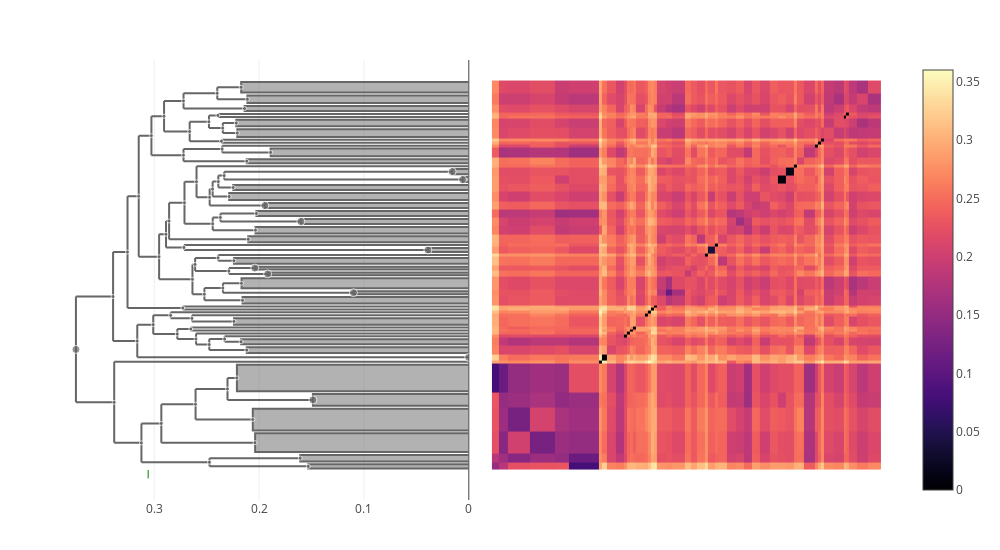

Source (notebook cell):
### Code cell
let taxon = "pseudomallei"
    trees[taxon] = cluster_annotate(cdata, taxon)
    plot(clustermap(cdata, trees[taxon]))
end

### Figure 1 — Plotly figure (JSON) as saved in the notebook; plotly's stock layout.template omitted (floating-point values rounded to 4 significant figures; data arrays with more than 128 entries replaced by an {"elided": "..."} marker saying what was removed)
{"data": [{"colorscale": {"elided": "256x2 mixed values"}, "type": "heatmap", "x": [0.5, 2.914, 6.15, 13.55, 22.04, 27.04, 37.15, 38.15, 40.15, 43.15, 45.88, 46.88, 47.88, 48.88, 49.88, 53.12, 54.12, 55.12, 56.12, 57.12, 60.35, 62.35, 66.82, 68.82, 70.82, 73.82, 74.82, 77.23, 78.23, 81.23, 84.47, 87.2, 89.93, 92.66, 96.11, 98.84, 101.6, 104.3, 105.3, 107.7, 111.4, 112.4, 113.4, 114.4, 118.0, 121.2, 122.2, 123.2, 126.0, 129.6, 134.2], "y": [0.5, 2.914, 6.15, 13.55, 22.04, 27.04, 37.15, 38.15, 40.15, 43.15, 45.88, 46.88, 47.88, 48.88, 49.88, 53.12, 54.12, 55.12, 56.12, 57.12, 60.35, 62.35, 66.82, 68.82, 70.82, 73.82, 74.82, 77.23, 78.23, 81.23, 84.47, 87.2, 89.93, 92.66, 96.11, 98.84, 101.6, 104.3, 105.3, 107.7, 111.4, 112.4, 113.4, 114.4, 118.0, 121.2, 122.2, 123.2, 126.0, 129.6, 134.2], "z": {"elided": "50x50 float values"}}, {"fill": "toself", "hoverinfo": "skip", "line": {"color": "#666666"}, "mode": "lines", "showlegend": false, "type": "scatter", "x": [0, 0.2026, 0.2026, 0], "xaxis": "x2", "y": [87.7, 87.7, 89.43, 89.43], "yaxis": "y"}, {"fill": "toself", "hoverinfo": "skip", "line": {"color": "#666666"}, "mode": "lines", "showlegend": false, "type": "scatter", "x": [0, 0.2171, 0.2171, 0], "xaxis": "x2", "y": [130.1, 130.1, 133.7, 133.7], "yaxis": "y"}, {"hoverinfo": "skip", "line": {"color": "#666666"}, "mode": "lines", "showlegend": false, "type": "scatter", "x": [0.2389, 0.2389, null, 0.2389, 0.2247, null, 0.2389, 0.2333, null], "xaxis": "x2", "y": [97.48, 101.6, null, 97.48, 97.48, null, 101.6, 101.6, null], "yaxis": "y"}, {"hoverinfo": "skip", "line": {"color": "#666666"}, "mode": "lines", "showlegend": false, "type": "scatter", "x": [0.3255, 0.3255, null, 0.3255, 0.2727, null, 0.3255, 0.3148, null], "xaxis": "x2", "y": [56.12, 94.5, null, 56.12, 56.12, null, 94.5, 94.5, null], "yaxis": "y"}, {"hoverinfo": "skip", "line": {"color": "#666666"}, "mode": "lines", "showlegend": false, "type": "scatter", "x": [0.2521, 0.2521, null, 0.2521, 0.2158, null, 0.2521, 0.2345, null], "xaxis": "x2", "y": [58.73, 62.97, null, 58.73, 58.73, null, 62.97, 62.97, null], "yaxis": "y"}, {"hoverinfo": "skip", "line": {"color": "#666666"}, "mode": "lines", "showlegend": false, "type": "scatter", "x": [0.239, 0.239, null, 0.239, 0.224, null, 0.239, 0, null], "xaxis": "x2", "y": [72.32, 74.32, null, 72.32, 72.32, null, 74.32, 74.32, null], "yaxis": "y"}, {"hoverinfo": "skip", "line": {"color": "#666666"}, "mode": "lines", "showlegend": false, "type": "scatter", "x": [0.2858, 0.2858, null, 0.2858, 0.2103, null, 0.2858, 0.2712, null], "xaxis": "x2", "y": [79.73, 92.24, null, 79.73, 79.73, null, 92.24, 92.24, null], "yaxis": "y"}, {"hoverinfo": "skip", "line": {"color": "#666666"}, "mode": "lines", "showlegend": false, "type": "scatter", "x": [0.3382, 0.3382, null, 0.3382, 0.3122, null, 0.3382, 0, null], "xaxis": "x2", "y": [9.786, 37.65, null, 9.786, 9.786, null, 37.65, 37.65, null], "yaxis": "y"}, {"hoverinfo": "skip", "line": {"color": "#666666"}, "mode": "lines", "showlegend": false, "type": "scatter", "x": [0.261, 0.261, null, 0.261, 0.2287, null, 0.261, 0.239, null], "xaxis": "x2", "y": [68.82, 73.32, null, 68.82, 68.82, null, 73.32, 73.32, null], "yaxis": "y"}, {"hoverinfo": "skip", "line": {"color": "#666666"}, "mode": "lines", "showlegend": false, "type": "scatter", "x": [0.2346, 0.2346, null, 0.2346, 0.2208, null, 0.2346, 0.2217, null], "xaxis": "x2", "y": [116.2, 119.6, null, 116.2, 116.2, null, 119.6, 119.6, null], "yaxis": "y"}, {"hoverinfo": "skip", "line": {"color": "#666666"}, "mode": "lines", "showlegend": false, "type": "scatter", "x": [0.2954, 0.2954, null, 0.2954, 0.2636, null, 0.2954, 0.2888, null], "xaxis": "x2", "y": [65.96, 81.43, null, 65.96, 65.96, null, 81.43, 81.43, null], "yaxis": "y"}, {"hoverinfo": "skip", "line": {"color": "#666666"}, "mode": "lines", "showlegend": false, "type": "scatter", "x": [0.2597, 0.2597, null, 0.2597, 0.2471, null, 0.2597, 0, null], "xaxis": "x2", "y": [94.13, 104.8, null, 94.13, 94.13, null, 104.8, 104.8, null], "yaxis": "y"}, {"fill": "toself", "hoverinfo": "skip", "line": {"color": "#666666"}, "mode": "lines", "showlegend": false, "type": "scatter", "x": [0, 0.005904, 0.005904, 0], "xaxis": "x2", "y": [99.34, 99.34, 101.1, 101.1], "yaxis": "y"}, {"hoverinfo": "skip", "line": {"color": "#666666"}, "mode": "lines", "showlegend": false, "type": "scatter", "x": [0.2906, 0.2906, null, 0.2906, 0.2662, null, 0.2906, 0.2721, null], "xaxis": "x2", "y": [116.7, 127.2, null, 116.7, 116.7, null, 127.2, 127.2, null], "yaxis": "y"}, {"hoverinfo": "skip", "line": {"color": "#666666"}, "mode": "lines", "showlegend": false, "type": "scatter", "x": [0.2716, 0.2716, null, 0.2716, 0.03906, null, 0.2716, 0, null], "xaxis": "x2", "y": [76.02, 77.73, null, 76.02, 76.02, null, 77.73, 77.73, null], "yaxis": "y"}, {"hoverinfo": "skip", "line": {"color": "#666666"}, "mode": "lines", "showlegend": false, "type": "scatter", "x": [0.2712, 0.2712, null, 0.2712, 0.2442, null, 0.2712, 0.2597, null], "xaxis": "x2", "y": [85.02, 99.47, null, 85.02, 85.02, null, 99.47, 99.47, null], "yaxis": "y"}, {"hoverinfo": "skip", "line": {"color": "#666666"}, "mode": "lines", "showlegend": false, "type": "scatter", "x": [0.2471, 0.2471, null, 0.2471, 0.1945, null, 0.2471, 0.2443, null], "xaxis": "x2", "y": [91.3, 96.96, null, 91.3, 91.3, null, 96.96, 96.96, null], "yaxis": "y"}, {"fill": "toself", "hoverinfo": "skip", "line": {"color": "#666666"}, "mode": "lines", "showlegend": false, "type": "scatter", "x": [0, 0.2103, 0.2103, 0], "xaxis": "x2", "y": [78.73, 78.73, 80.73, 80.73], "yaxis": "y"}, {"fill": "toself", "hoverinfo": "skip", "line": {"color": "#666666"}, "mode": "lines", "showlegend": false, "type": "scatter", "x": [0, 0.01588, 0.01588, 0], "xaxis": "x2", "y": [102.1, 102.1, 103.8, 103.8], "yaxis": "y"}, {"hoverinfo": "skip", "line": {"color": "#666666"}, "mode": "lines", "showlegend": false, "type": "scatter", "x": [0.2301, 0.2301, null, 0.2301, 0.1487, null, 0.2301, 0.2212, null], "xaxis": "x2", "y": [24.54, 32.09, null, 24.54, 24.54, null, 32.09, 32.09, null], "yaxis": "y"}, {"hoverinfo": "skip", "line": {"color": "#666666"}, "mode": "lines", "showlegend": false, "type": "scatter", "x": [0.2473, 0.2473, null, 0.2473, 0.1531, null, 0.2473, 0.1607, null], "xaxis": "x2", "y": [1.707, 4.532, null, 1.707, 1.707, null, 4.532, 4.532, null], "yaxis": "y"}, {"hoverinfo": "skip", "line": {"color": "#666666"}, "mode": "lines", "showlegend": false, "type": "scatter", "x": [0.2359, 0.2359, null, 0.2359, 0, null, 0.2359, 0, null], "xaxis": "x2", "y": [112.9, 113.9, null, 112.9, 112.9, null, 113.9, 113.9, null], "yaxis": "y"}, {"fill": "toself", "hoverinfo": "skip", "line": {"color": "#666666"}, "mode": "lines", "showlegend": false, "type": "scatter", "x": [0, 0.1487, 0.1487, 0], "xaxis": "x2", "y": [22.54, 22.54, 26.54, 26.54], "yaxis": "y"}, {"fill": "toself", "hoverinfo": "skip", "line": {"color": "#666666"}, "mode": "lines", "showlegend": false, "type": "scatter", "x": [0, 0.000141, 0.000141, 0], "xaxis": "x2", "y": [38.65, 38.65, 39.65, 39.65], "yaxis": "y"}, {"fill": "toself", "hoverinfo": "skip", "line": {"color": "#666666"}, "mode": "lines", "showlegend": false, "type": "scatter", "x": [0, 0.2212, 0.2212, 0], "xaxis": "x2", "y": [27.54, 27.54, 36.65, 36.65], "yaxis": "y"}, {"hoverinfo": "skip", "line": {"color": "#666666"}, "mode": "lines", "showlegend": false, "type": "scatter", "x": [0.2932, 0.2932, null, 0.2932, 0.2038, null, 0.2932, 0.2606, null], "xaxis": "x2", "y": [9.852, 23.05, null, 9.852, 9.852, null, 23.05, 23.05, null], "yaxis": "y"}, {"hoverinfo": "skip", "line": {"color": "#666666"}, "mode": "lines", "showlegend": false, "type": "scatter", "x": [0.2393, 0.2393, null, 0.2393, 0, null, 0.2393, 0, null], "xaxis": "x2", "y": [121.7, 122.7, null, 121.7, 121.7, null, 122.7, 122.7, null], "yaxis": "y"}, {"fill": "toself", "hoverinfo": "skip", "line": {"color": "#666666"}, "mode": "lines", "showlegend": false, "type": "scatter", "x": [0, 0.2034, 0.2034, 0], "xaxis": "x2", "y": [81.73, 81.73, 83.97, 83.97], "yaxis": "y"}, {"hoverinfo": "skip", "line": {"color": "#666666"}, "mode": "lines", "showlegend": false, "type": "scatter", "x": [0.2443, 0.2443, null, 0.2443, 0.2285, null, 0.2443, 0.2389, null], "xaxis": "x2", "y": [94.39, 99.53, null, 94.39, 94.39, null, 99.53, 99.53, null], "yaxis": "y"}, {"fill": "toself", "hoverinfo": "skip", "line": {"color": "#666666"}, "mode": "lines", "showlegend": false, "type": "scatter", "x": [0, 0.1945, 0.1945, 0], "xaxis": "x2", "y": [90.43, 90.43, 92.16, 92.16], "yaxis": "y"}, {"hoverinfo": "skip", "line": {"color": "#666666"}, "mode": "lines", "showlegend": false, "type": "scatter", "x": [0.278, 0.278, null, 0.278, 0.2601, null, 0.278, 0.2651, null], "xaxis": "x2", "y": [45.46, 48.88, null, 45.46, 45.46, null, 48.88, 48.88, null], "yaxis": "y"}, {"hoverinfo": "skip", "line": {"color": "#666666"}, "mode": "lines", "showlegend": false, "type": "scatter", "x": [0.301, 0.301, null, 0.301, 0.278, null, 0.301, 0.2843, null], "xaxis": "x2", "y": [47.17, 53.59, null, 47.17, 47.17, null, 53.59, 53.59, null], "yaxis": "y"}, {"fill": "toself", "hoverinfo": "skip", "line": {"color": "#666666"}, "mode": "lines", "showlegend": false, "type": "scatter", "x": [0, 0.2111, 0.2111, 0], "xaxis": "x2", "y": [126.5, 126.5, 129.1, 129.1], "yaxis": "y"}, {"fill": "toself", "hoverinfo": "skip", "line": {"color": "#666666"}, "mode": "lines", "showlegend": false, "type": "scatter", "x": [0, 0.2117, 0.2117, 0], "xaxis": "x2", "y": [40.65, 40.65, 42.65, 42.65], "yaxis": "y"}, {"hoverinfo": "skip", "line": {"color": "#666666"}, "mode": "lines", "showlegend": false, "type": "scatter", "x": [0.2727, 0.2727, null, 0.2727, 0, null, 0.2727, 0, null], "xaxis": "x2", "y": [55.62, 56.62, null, 55.62, 55.62, null, 56.62, 56.62, null], "yaxis": "y"}, {"hoverinfo": "skip", "line": {"color": "#666666"}, "mode": "lines", "showlegend": false, "type": "scatter", "x": [0.2333, 0.2333, null, 0.2333, 0.005904, null, 0.2333, 0.01588, null], "xaxis": "x2", "y": [100.2, 102.9, null, 100.2, 100.2, null, 102.9, 102.9, null], "yaxis": "y"}, {"fill": "toself", "hoverinfo": "skip", "line": {"color": "#666666"}, "mode": "lines", "showlegend": false, "type": "scatter", "x": [0, 0.2117, 0.2117, 0], "xaxis": "x2", "y": [105.8, 105.8, 107.2, 107.2], "yaxis": "y"}, {"hoverinfo": "skip", "line": {"color": "#666666"}, "mode": "lines", "showlegend": false, "type": "scatter", "x": [0.2721, 0.2721, null, 0.2721, 0.2117, null, 0.2721, 0.2352, null], "xaxis": "x2", "y": [106.5, 110.7, null, 106.5, 106.5, null, 110.7, 110.7, null], "yaxis": "y"}, {"fill": "toself", "hoverinfo": "skip", "line": {"color": "#666666"}, "mode": "lines", "showlegend": false, "type": "scatter", "x": [0, 0.2041, 0.2041, 0], "xaxis": "x2", "y": [69.32, 69.32, 70.32, 70.32], "yaxis": "y"}, {"hoverinfo": "skip", "line": {"color": "#666666"}, "mode": "lines", "showlegend": false, "type": "scatter", "x": [0.2662, 0.2662, null, 0.2662, 0.2359, null, 0.2662, 0.2478, null], "xaxis": "x2", "y": [113.4, 120.1, null, 113.4, 113.4, null, 120.1, 120.1, null], "yaxis": "y"}, {"fill": "toself", "hoverinfo": "skip", "line": {"color": "#666666"}, "mode": "lines", "showlegend": false, "type": "scatter", "x": [0, 0.2239, 0.2239, 0], "xaxis": "x2", "y": [50.38, 50.38, 52.62, 52.62], "yaxis": "y"}, {"fill": "toself", "hoverinfo": "skip", "line": {"color": "#666666"}, "mode": "lines", "showlegend": false, "type": "scatter", "x": [0, 0.03906, 0.03906, 0], "xaxis": "x2", "y": [75.32, 75.32, 76.73, 76.73], "yaxis": "y"}, {"hoverinfo": "skip", "line": {"color": "#666666"}, "mode": "lines", "showlegend": false, "type": "scatter", "x": [0.2399, 0.2399, null, 0.2399, 0.2111, null, 0.2399, 0.2171, null], "xaxis": "x2", "y": [127.8, 131.9, null, 127.8, 127.8, null, 131.9, 131.9, null], "yaxis": "y"}, {"hoverinfo": "skip", "line": {"color": "#666666"}, "mode": "lines", "showlegend": false, "type": "scatter", "x": [0.2721, 0.2721, null, 0.2721, 0.2139, null, 0.2721, 0.2399, null], "xaxis": "x2", "y": [124.6, 129.9, null, 124.6, 124.6, null, 129.9, 129.9, null], "yaxis": "y"}, {"fill": "toself", "hoverinfo": "skip", "line": {"color": "#666666"}, "mode": "lines", "showlegend": false, "type": "scatter", "x": [0, 0.1602, 0.1602, 0], "xaxis": "x2", "y": [84.97, 84.97, 86.7, 86.7], "yaxis": "y"}, {"fill": "toself", "hoverinfo": "skip", "line": {"color": "#666666"}, "mode": "lines", "showlegend": false, "type": "scatter", "x": [0, 0.1531, 0.1531, 0], "xaxis": "x2", "y": [1, 1, 2.414, 2.414], "yaxis": "y"}, {"hoverinfo": "skip", "line": {"color": "#666666"}, "mode": "lines", "showlegend": false, "type": "scatter", "x": [0.3393, 0.3393, null, 0.3393, 0.3162, null, 0.3393, 0.3255, null], "xaxis": "x2", "y": [44.76, 75.31, null, 44.76, 44.76, null, 75.31, 75.31, null], "yaxis": "y"}, {"hoverinfo": "skip", "line": {"color": "#666666"}, "mode": "lines", "showlegend": false, "type": "scatter", "x": [0.2888, 0.2888, null, 0.2888, 0.2716, null, 0.2888, 0.2858, null], "xaxis": "x2", "y": [76.88, 85.99, null, 76.88, 76.88, null, 85.99, 85.99, null], "yaxis": "y"}, {"fill": "toself", "hoverinfo": "skip", "line": {"color": "#666666"}, "mode": "lines", "showlegend": false, "type": "scatter", "x": [0, 0.2217, 0.2217, 0], "xaxis": "x2", "y": [118.5, 118.5, 120.7, 120.7], "yaxis": "y"}, {"hoverinfo": "skip", "line": {"color": "#666666"}, "mode": "lines", "showlegend": false, "type": "scatter", "x": [0.2345, 0.2345, null, 0.2345, 0.11, null, 0.2345, 0.2168, null], "xaxis": "x2", "y": [61.35, 64.58, null, 61.35, 61.35, null, 64.58, 64.58, null], "yaxis": "y"}, {"fill": "toself", "hoverinfo": "skip", "line": {"color": "#666666"}, "mode": "lines", "showlegend": false, "type": "scatter", "x": [0, 0.2139, 0.2139, 0], "xaxis": "x2", "y": [123.7, 123.7, 125.5, 125.5], "yaxis": "y"}, {"hoverinfo": "skip", "line": {"color": "#666666"}, "mode": "lines", "showlegend": false, "type": "scatter", "x": [0.2601, 0.2601, null, 0.2601, 0.2475, null, 0.2601, 0, null], "xaxis": "x2", "y": [43.55, 47.38, null, 43.55, 43.55, null, 47.38, 47.38, null], "yaxis": "y"}, {"hoverinfo": "skip", "line": {"color": "#666666"}, "mode": "lines", "showlegend": false, "type": "scatter", "x": [0.2369, 0.2369, null, 0.2369, 0.1602, null, 0.2369, 0.2026, null], "xaxis": "x2", "y": [85.83, 88.56, null, 85.83, 85.83, null, 88.56, 88.56, null], "yaxis": "y"}, {"hoverinfo": "skip", "line": {"color": "#666666"}, "mode": "lines", "showlegend": false, "type": "scatter", "x": [0.2328, 0.2328, null, 0.2328, 0.2171, null, 0.2328, 0, null], "xaxis": "x2", "y": [44.51, 46.38, null, 44.51, 44.51, null, 46.38, 46.38, null], "yaxis": "y"}, {"hoverinfo": "skip", "line": {"color": "#666666"}, "mode": "lines", "showlegend": false, "type": "scatter", "x": [0.2843, 0.2843, null, 0.2843, 0.264, null, 0.2843, 0, null], "xaxis": "x2", "y": [52.56, 54.62, null, 52.56, 52.56, null, 54.62, 54.62, null], "yaxis": "y"}, {"fill": "toself", "hoverinfo": "skip", "line": {"color": "#666666"}, "mode": "lines", "showlegend": false, "type": "scatter", "x": [0, 0.1919, 0.1919, 0], "xaxis": "x2", "y": [67.32, 67.32, 68.32, 68.32], "yaxis": "y"}, {"hoverinfo": "skip", "line": {"color": "#666666"}, "mode": "lines", "showlegend": false, "type": "scatter", "x": [0.2442, 0.2442, null, 0.2442, 0.2034, null, 0.2442, 0.2369, null], "xaxis": "x2", "y": [82.85, 87.2, null, 82.85, 82.85, null, 87.2, 87.2, null], "yaxis": "y"}, {"hoverinfo": "skip", "line": {"color": "#666666"}, "mode": "lines", "showlegend": false, "type": "scatter", "x": [0.3027, 0.3027, null, 0.3027, 0.2721, null, 0.3027, 0.2906, null], "xaxis": "x2", "y": [108.6, 122.0, null, 108.6, 108.6, null, 122.0, 122.0, null], "yaxis": "y"}, {"hoverinfo": "skip", "line": {"color": "#666666"}, "mode": "lines", "showlegend": false, "type": "scatter", "x": [0.2651, 0.2651, null, 0.2651, 0, null, 0.2651, 0, null], "xaxis": "x2", "y": [48.38, 49.38, null, 48.38, 48.38, null, 49.38, 49.38, null], "yaxis": "y"}, {"hoverinfo": "skip", "line": {"color": "#666666"}, "mode": "lines", "showlegend": false, "type": "scatter", "x": [0.2606, 0.2606, null, 0.2606, 0.206, null, 0.2606, 0.2301, null], "xaxis": "x2", "y": [17.8, 28.31, null, 17.8, 17.8, null, 28.31, 28.31, null], "yaxis": "y"}, {"hoverinfo": "skip", "line": {"color": "#666666"}, "mode": "lines", "showlegend": false, "type": "scatter", "x": [0.3747, 0.3747, null, 0.3747, 0.3382, null, 0.3747, 0.3393, null], "xaxis": "x2", "y": [23.72, 60.03, null, 23.72, 23.72, null, 60.03, 60.03, null], "yaxis": "y"}, {"fill": "toself", "hoverinfo": "skip", "line": {"color": "#666666"}, "mode": "lines", "showlegend": false, "type": "scatter", "x": [0, 0.2171, 0.2171, 0], "xaxis": "x2", "y": [43.65, 43.65, 45.38, 45.38], "yaxis": "y"}, {"hoverinfo": "skip", "line": {"color": "#666666"}, "mode": "lines", "showlegend": false, "type": "scatter", "x": [0.3148, 0.3148, null, 0.3148, 0.2954, null, 0.3148, 0.3027, null], "xaxis": "x2", "y": [73.69, 115.3, null, 73.69, 73.69, null, 115.3, 115.3, null], "yaxis": "y"}, {"hoverinfo": "skip", "line": {"color": "#666666"}, "mode": "lines", "showlegend": false, "type": "scatter", "x": [0.3162, 0.3162, null, 0.3162, 0.000141, null, 0.3162, 0.301, null], "xaxis": "x2", "y": [39.15, 50.38, null, 39.15, 39.15, null, 50.38, 50.38, null], "yaxis": "y"}, {"fill": "toself", "hoverinfo": "skip", "line": {"color": "#666666"}, "mode": "lines", "showlegend": false, "type": "scatter", "x": [0, 0.206, 0.206, 0], "xaxis": "x2", "y": [14.05, 14.05, 21.54, 21.54], "yaxis": "y"}, {"hoverinfo": "skip", "line": {"color": "#666666"}, "mode": "lines", "showlegend": false, "type": "scatter", "x": [0.2478, 0.2478, null, 0.2478, 0.2346, null, 0.2478, 0.2393, null], "xaxis": "x2", "y": [117.9, 122.2, null, 117.9, 117.9, null, 122.2, 122.2, null], "yaxis": "y"}, {"fill": "toself", "hoverinfo": "skip", "line": {"color": "#666666"}, "mode": "lines", "showlegend": false, "type": "scatter", "x": [0, 0.2208, 0.2208, 0], "xaxis": "x2", "y": [114.9, 114.9, 117.5, 117.5], "yaxis": "y"}, {"fill": "toself", "hoverinfo": "skip", "line": {"color": "#666666"}, "mode": "lines", "showlegend": false, "type": "scatter", "x": [0, 0.1607, 0.1607, 0], "xaxis": "x2", "y": [3.414, 3.414, 5.65, 5.65], "yaxis": "y"}, {"fill": "toself", "hoverinfo": "skip", "line": {"color": "#666666"}, "mode": "lines", "showlegend": false, "type": "scatter", "x": [0, 0.2285, 0.2285, 0], "xaxis": "x2", "y": [93.16, 93.16, 95.61, 95.61], "yaxis": "y"}, {"fill": "toself", "hoverinfo": "skip", "line": {"color": "#666666"}, "mode": "lines", "showlegend": false, "type": "scatter", "x": [0, 0.189, 0.189, 0], "xaxis": "x2", "y": [108.2, 108.2, 110.9, 110.9], "yaxis": "y"}, {"hoverinfo": "skip", "line": {"color": "#666666"}, "mode": "lines", "showlegend": false, "type": "scatter", "x": [0.2352, 0.2352, null, 0.2352, 0.189, null, 0.2352, 0, null], "xaxis": "x2", "y": [109.5, 111.9, null, 109.5, 109.5, null, 111.9, 111.9, null], "yaxis": "y"}, {"fill": "toself", "hoverinfo": "skip", "line": {"color": "#666666"}, "mode": "lines", "showlegend": false, "type": "scatter", "x": [0, 0.2168, 0.2168, 0], "xaxis": "x2", "y": [62.85, 62.85, 66.32, 66.32], "yaxis": "y"}, {"hoverinfo": "skip", "line": {"color": "#666666"}, "mode": "lines", "showlegend": false, "type": "scatter", "x": [0.2287, 0.2287, null, 0.2287, 0.1919, null, 0.2287, 0.2041, null], "xaxis": "x2", "y": [67.82, 69.82, null, 67.82, 67.82, null, 69.82, 69.82, null], "yaxis": "y"}, {"hoverinfo": "skip", "line": {"color": "#666666"}, "mode": "lines", "showlegend": false, "type": "scatter", "x": [0.2475, 0.2475, null, 0.2475, 0.2117, null, 0.2475, 0.2328, null], "xaxis": "x2", "y": [41.65, 45.45, null, 41.65, 41.65, null, 45.45, 45.45, null], "yaxis": "y"}, {"fill": "toself", "hoverinfo": "skip", "line": {"color": "#666666"}, "mode": "lines", "showlegend": false, "type": "scatter", "x": [0, 0.2247, 0.2247, 0], "xaxis": "x2", "y": [96.61, 96.61, 98.34, 98.34], "yaxis": "y"}, {"hoverinfo": "skip", "line": {"color": "#666666"}, "mode": "lines", "showlegend": false, "type": "scatter", "x": [0.3122, 0.3122, null, 0.3122, 0.2473, null, 0.3122, 0.2932, null], "xaxis": "x2", "y": [3.12, 16.45, null, 3.12, 3.12, null, 16.45, 16.45, null], "yaxis": "y"}, {"hoverinfo": "skip", "line": {"color": "#666666"}, "mode": "lines", "showlegend": false, "type": "scatter", "x": [0.264, 0.264, null, 0.264, 0.2239, null, 0.264, 0, null], "xaxis": "x2", "y": [51.5, 53.62, null, 51.5, 51.5, null, 53.62, 53.62, null], "yaxis": "y"}, {"fill": "toself", "hoverinfo": "skip", "line": {"color": "#666666"}, "mode": "lines", "showlegend": false, "type": "scatter", "x": [0, 0.224, 0.224, 0], "xaxis": "x2", "y": [71.32, 71.32, 73.32, 73.32], "yaxis": "y"}, {"fill": "toself", "hoverinfo": "skip", "line": {"color": "#666666"}, "mode": "lines", "showlegend": false, "type": "scatter", "x": [0, 0.2158, 0.2158, 0], "xaxis": "x2", "y": [57.62, 57.62, 59.85, 59.85], "yaxis": "y"}, {"fill": "toself", "hoverinfo": "skip", "line": {"color": "#666666"}, "mode": "lines", "showlegend": false, "type": "scatter", "x": [0, 0.2038, 0.2038, 0], "xaxis": "x2", "y": [6.65, 6.65, 13.05, 13.05], "yaxis": "y"}, {"fill": "toself", "hoverinfo": "skip", "line": {"color": "#666666"}, "mode": "lines", "showlegend": false, "type": "scatter", "x": [0, 0.11, 0.11, 0], "xaxis": "x2", "y": [60.85, 60.85, 61.85, 61.85], "yaxis": "y"}, {"hoverinfo": "skip", "line": {"color": "#666666"}, "mode": "lines", "showlegend": false, "type": "scatter", "x": [0.2636, 0.2636, null, 0.2636, 0.2521, null, 0.2636, 0.261, null], "xaxis": "x2", "y": [60.85, 71.07, null, 60.85, 60.85, null, 71.07, 71.07, null], "yaxis": "y"}, {"customdata": {"elided": "82x2 int values"}, "hovertemplate": "ID: %{customdata[0]}<br>\nHeight: %{x:.3f}<br>\nGenome count: %{customdata[1]}\n\n<extra></extra>", "marker": {"color": "#666666", "size": [4, 4, 4, 4, 4, 4, 4, 4, 4, 4, 4, 4, 8, 4, 4, 4, 4, 4, 8, 4, 4, 4, 8, 8, 4, 4, 4, 4, 4, 8, 4, 4, 4, 4, 4, 4, 4, 4, 8, 4, 4, 8, 4, 8, 4, 4, 4, 4, 4, 4, 4, 4, 4, 4, 4, 8, 4, 4, 4, 4, 8, 4, 4, 4, 4, 4, 4, 4, 4, 4, 4, 4, 4, 4, 4, 4, 4, 4, 4, 4, 8, 4]}, "mode": "markers", "showlegend": false, "type": "scatter", "x": [0.2026, 0.2171, 0.2389, 0.3255, 0.2521, 0.239, 0.2858, 0.3382, 0.261, 0.2346, 0.2954, 0.2597, 0.005904, 0.2906, 0.2716, 0.2712, 0.2471, 0.2103, 0.01588, 0.2301, 0.2473, 0.2359, 0.1487, 0.000141, 0.2212, 0.2932, 0.2393, 0.2034, 0.2443, 0.1945, 0.278, 0.301, 0.2111, 0.2117, 0.2727, 0.2333, 0.2117, 0.2721, 0.2041, 0.2662, 0.2239, 0.03906, 0.2721, 0.1602, 0.2399, 0.1531, 0.3393, 0.2888, 0.2217, 0.2345, 0.2139, 0.2601, 0.2369, 0.2328, 0.2843, 0.1919, 0.2442, 0.3027, 0.2651, 0.2606, 0.3747, 0.2171, 0.3148, 0.3162, 0.206, 0.2478, 0.2208, 0.1607, 0.2285, 0.189, 0.2352, 0.2168, 0.2287, 0.2475, 0.2247, 0.3122, 0.264, 0.224, 0.2158, 0.2038, 0.11, 0.2636], "xaxis": "x2", "y": [88.56, 131.9, 99.53, 75.31, 60.85, 73.32, 85.99, 23.72, 71.07, 117.9, 73.69, 99.47, 100.2, 122.0, 76.88, 92.24, 94.13, 79.73, 102.9, 28.31, 3.12, 113.4, 24.54, 39.15, 32.09, 16.45, 122.2, 82.85, 96.96, 91.3, 47.17, 50.38, 127.8, 41.65, 56.12, 101.6, 106.5, 108.6, 69.82, 116.7, 51.5, 76.02, 127.2, 85.83, 129.9, 1.707, 60.03, 81.43, 119.6, 62.97, 124.6, 45.46, 87.2, 45.45, 53.59, 67.82, 85.02, 115.3, 48.88, 23.05, 41.88, 44.51, 94.5, 44.76, 17.8, 120.1, 116.2, 4.532, 94.39, 109.5, 110.7, 64.58, 68.82, 43.55, 97.48, 9.786, 52.56, 72.32, 58.73, 9.852, 61.35, 65.96], "yaxis": "y"}, {"hovertemplate": "%{text} <br>\n%{x}\n<extra></extra>\n", "marker": {"color": "green", "line": {"color": "green", "width": 1}, "symbol": "line-ns"}, "mode": "markers", "text": ["mallei"], "type": "scatter", "x": [0.3058], "xaxis": "x2", "y": [-1, -1, -1]}], "layout": {"height": 550, "hovermode": "closest", "margin": {"b": 50, "l": 50, "r": 50, "t": 60}, "showlegend": false, "width": 1000, "xaxis": {"autorange": true, "domain": [0.505, 1], "range": [-4.562, 139.3], "scaleanchor": "y", "type": "linear", "visible": false}, "xaxis2": {"autorange": true, "domain": [0, 0.495], "range": [0.3994, 0], "rangemode": "nonnegative", "showspikes": true, "spikedash": "solid", "spikemode": "across", "spikethickness": 1, "type": "linear"}, "yaxis": {"autorange": true, "domain": [0, 1], "range": [-9.845, 141.3], "scaleanchor": "x", "type": "linear", "visible": false}}}
